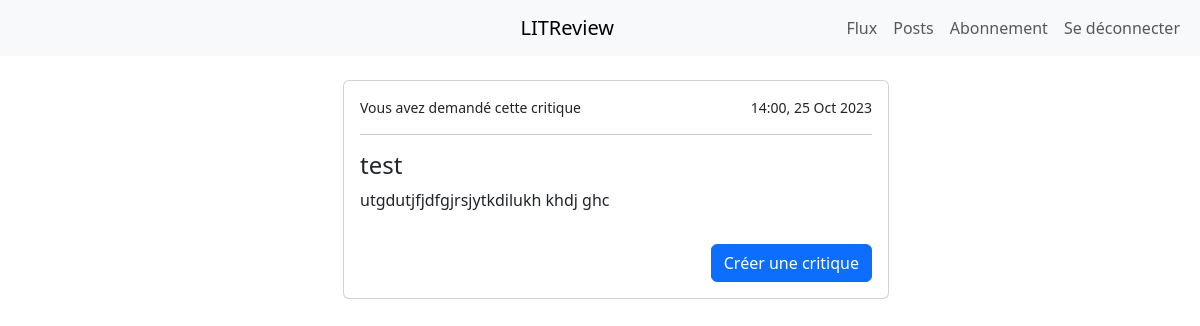
Page /tickets/4/detail/ (signed in) on the earlier database version.
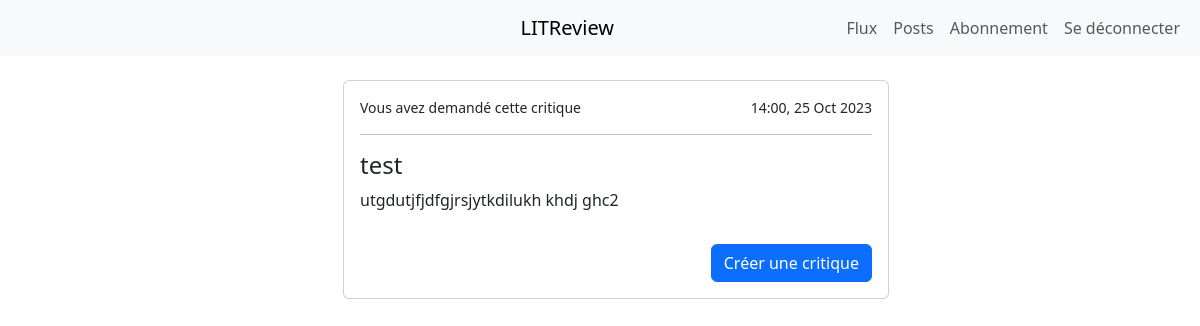
Same page on the later database version.
### reviews/models.py (models this page shows)
class Ticket(models.Model):
    title = models.CharField(max_length=128)
    description = models.TextField(max_length=2048, blank=True)
    user = models.ForeignKey(to=settings.AUTH_USER_MODEL, on_delete=models.CASCADE, related_name='tickets')
    image = models.ImageField(null=True, blank=True)
    time_created = models.DateTimeField(auto_now_add=True)
    class Meta:
        ordering = ('-time_created',)

### reviews/views.py (the view)
# urls.py: path('tickets/<int:pk>/detail/', views.TicketDetailView.as_view(), name='ticket-detail'),
class TicketDetailView(LoginRequiredMixin, DetailView):
    model = Ticket
    template_name_suffix = "/detail"

### reviews/templates/reviews/ticket/detail.html
{% extends "reviews/base.html" %}
{% load crispy_forms_tags %}
{% block content %}
    <div class="row">
        <div class="col-6 mx-auto">
            {% include "reviews/ticket/detail_snippet.html" %}
        </div>
    </div>
{% endblock %}

### reviews/templates/reviews/ticket/detail_snippet.html (shortened to what this page needs)
{% load static %}
    <div class="card m-3 w-100" >
        <div class="row g-0">
            <div class="card-body">
                <row class="d-flex">
                    {% if object.user == request.user %}
                        <small>Vous avez demandé cette critique</small>
                    {% else %}
                        <small>{{ object.user }} a demandé cette critique</small>
                    {% endif %}
                    <small class="ms-auto">
                        {{ object.time_created|date:"H:i" }}, {{ object.time_created|date:"d M Y" }}
                    </small>
                </row>
                <hr class="">
                <h4 class="card-title">{{ object.title }}</h4>
                <p class="card-text">{{ object.description }}</p>
            </div>
        </div>
        <div class="row g-2">
            <div class="col-6 ">
            </div>
        {% if not is_included %}
            <div class="col-6 d-flex align-items-end justify-content-end text-nowrap">
                {% if not object.review.exists  %}
                    <a href="{% url 'review-create' object.id %}" class="card-link btn btn-primary m-3">Créer une
                        critique
                    </a>
                {% endif %}
            </div>
        {% endif %}
        </div>
    </div>

Differences in the rows shown:
changed Ticket "test": description "utgdutjfjdfgjrsjytkdilukh khdj ghc" → "utgdutjfjdfgjrsjytkdilukh khdj ghc2"
